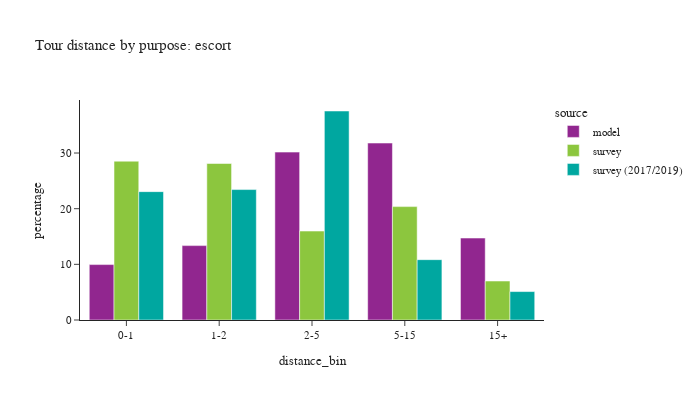

The notebook cell this image was saved under:
### Code cell
plot_bins(tour, tour['pdpurp'] == 3, 'escort')

### Figure 1 — Plotly figure (JSON) as saved in the notebook; plotly's stock layout.template omitted (floating-point values rounded to 4 significant figures)
{"data": [{"alignmentgroup": "True", "customdata": [[7569], [10160], [22931], [24170], [11192]], "hovertemplate": "source=model<br>distance_bin=%{x}<br>percentage=%{y}<br>sample count=%{customdata[0]}<extra></extra>", "legendgroup": "model", "marker": {"color": "#91268F", "pattern": {"shape": ""}}, "name": "model", "offsetgroup": "model", "orientation": "v", "showlegend": true, "textposition": "auto", "type": "bar", "x": ["0-1", "1-2", "2-5", "5-15", "15+"], "xaxis": "x", "y": [9.956, 13.36, 30.16, 31.79, 14.72], "yaxis": "y"}, {"alignmentgroup": "True", "customdata": [[228], [229], [212], [152], [64]], "hovertemplate": "source=survey<br>distance_bin=%{x}<br>percentage=%{y}<br>sample count=%{customdata[0]}<extra></extra>", "legendgroup": "survey", "marker": {"color": "#8CC63E", "pattern": {"shape": ""}}, "name": "survey", "offsetgroup": "survey", "orientation": "v", "showlegend": true, "textposition": "auto", "type": "bar", "x": ["0-1", "1-2", "2-5", "5-15", "15+"], "xaxis": "x", "y": [28.53, 28.12, 15.98, 20.37, 6.999], "yaxis": "y"}, {"alignmentgroup": "True", "customdata": [[417], [364], [386], [194], [46]], "hovertemplate": "source=survey (2017/2019)<br>distance_bin=%{x}<br>percentage=%{y}<br>sample count=%{customdata[0]}<extra></extra>", "legendgroup": "survey (2017/2019)", "marker": {"color": "#00A7A0", "pattern": {"shape": ""}}, "name": "survey (2017/2019)", "offsetgroup": "survey (2017/2019)", "orientation": "v", "showlegend": true, "textposition": "auto", "type": "bar", "x": ["0-1", "1-2", "2-5", "5-15", "15+"], "xaxis": "x", "y": [23.06, 23.44, 37.55, 10.84, 5.108], "yaxis": "y"}], "layout": {"barmode": "group", "font": {"size": 11}, "height": 400, "legend": {"title": {"text": "source"}, "tracegroupgap": 0}, "title": {"text": "Tour distance by purpose: escort"}, "width": 700, "xaxis": {"anchor": "y", "domain": [0.0, 1.0], "title": {"text": "distance_bin"}}, "yaxis": {"anchor": "x", "domain": [0.0, 1.0], "title": {"text": "percentage"}}}}
